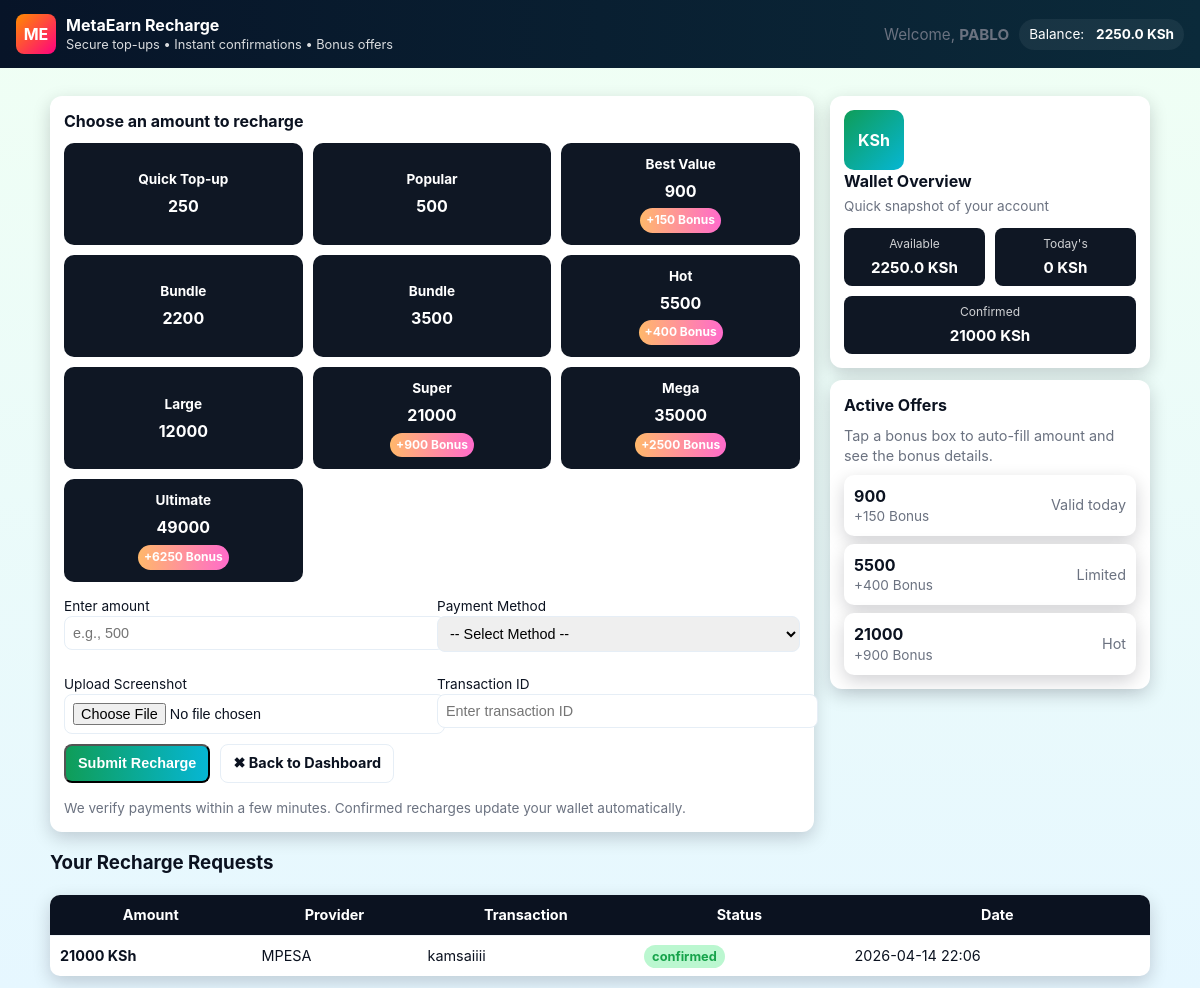
The page /recharge (signed in) on the database its author committed.
### models.py (models this page shows, shortened)
class User(db.Model, UserMixin):
    __tablename__ = "user"
    id = db.Column(db.Integer, primary_key=True)
    email = db.Column(db.String(120), unique=True, nullable=False)
    password = db.Column(db.String(200), nullable=False)
    is_admin = db.Column(db.Boolean, default=False, nullable=False)
    tutorial_seen = db.Column(db.Boolean, default=False, nullable=False)
    wallet_balance = db.Column(db.Float, default=0.0, nullable=False)
    total_views = db.Column(db.Integer, default=0, nullable=False)
    total_earnings = db.Column(db.Float, default=0.0, nullable=False)
    total_withdraw = db.Column(db.Float, default=0.0, nullable=False)
    total_recharge = db.Column(db.Float, default=0.0, nullable=False)
    profile_image = db.Column(db.String(200))
    last_checkin = db.Column(db.DateTime, nullable=True)
    referral_code = db.Column(
        db.String(20),
        unique=True,
        default=lambda: str(uuid.uuid4())[:8],
        nullable=False
    )
    referred_by = db.Column(db.Integer, db.ForeignKey("user.id"), nullable=True)
    referrals = db.relationship("User", backref=db.backref("referrer", remote_side=[id]))
    recharges = db.relationship("Recharge", back_populates="user", lazy=True)
    withdrawals = db.relationship("Withdrawal", back_populates="user", lazy=True)
    purchases = db.relationship("Purchase", back_populates="user", lazy=True)

class Recharge(db.Model):
    __tablename__ = "recharges"
    id = db.Column(db.Integer, primary_key=True, autoincrement=True)
    user_id = db.Column(db.Integer, db.ForeignKey("user.id"), nullable=False)
    amount = db.Column(db.Integer, nullable=False)
    provider = db.Column(db.String(50), nullable=False)
    transaction_id = db.Column(db.String(100), nullable=False)
    screenshot_filename = db.Column(db.String(200))
    status = db.Column(db.String(20), default="pending", nullable=False)
    created_at = db.Column(db.DateTime, default=db.func.now(), nullable=False)
    user = db.relationship("User", back_populates="recharges")

### app.py (the view, shortened to what this page needs)
@app.route("/recharge", methods=["GET", "POST"])
@login_required
def recharge():
    user = current_user
    now = datetime.utcnow()
    last_24h = now - timedelta(hours=24)
    todays_recharge = db.session.query(func.sum(Recharge.amount)).filter(
        Recharge.user_id == user.id,
        Recharge.status == "confirmed",
        Recharge.created_at >= last_24h
    ).scalar() or 0
    total_recharge = db.session.query(func.sum(Recharge.amount)).filter(
        Recharge.user_id == user.id,
        Recharge.status == "confirmed"
    ).scalar() or 0
    recharges = Recharge.query.filter_by(user_id=user.id).order_by(Recharge.created_at.desc()).all()
    return render_template(
        "recharge.html",
        user=user,
        recharges=recharges,
        todays_recharge=todays_recharge,
        total_recharge=total_recharge
    )

### app.py (called while the page is built)
@login_manager.user_loader
def load_user(user_id):
    return User.query.get(int(user_id))

@app.before_request
def restrict_admin_pages():
    if request.path.startswith("/admin"):
        if not current_user.is_authenticated:
            return redirect(url_for("login"))
        if not getattr(current_user, "is_admin", False):
            return "Unauthorized", 403

### templates/recharge.html (shortened to what this page needs)
<!DOCTYPE html>
<html lang="en">
<head>
</head>
<body>
  <header>
    <div class="brand">
      <div class="logo">ME</div>
      <div>
        <h1>MetaEarn Recharge</h1>
        <p>Secure top-ups • Instant confirmations • Bonus offers</p>
      </div>
    </div>
    <div class="header-actions">
      <div class="muted" style="font-size:0.95rem">Welcome, <strong>PABLO</strong></div>
      <div class="user">Balance: <strong style="margin-left:8px">{{ user.wallet_balance }} KSh</strong></div>
    </div>
  </header>
  <main class="wrap">
    <div class="top-row">
      <section class="panel" aria-labelledby="recharge-title">
        <h2 id="recharge-title">Choose an amount to recharge</h2>
        <div class="amount-grid" role="list" aria-label="Predefined recharge amounts">
          <div class="amount-box" role="listitem" tabindex="0" data-amount="250">
            <small>Quick Top-up</small>
            <div>250</div>
          </div>
          <div class="amount-box" role="listitem" tabindex="0" data-amount="500">
            <small>Popular</small>
            <div>500</div>
          </div>
          <div class="amount-box bonus" role="listitem" tabindex="0" data-amount="900" data-bonus="+150 Bonus">
            <small>Best Value</small>
            <div>900</div>
            <div class="bonus-tag">+150 Bonus</div>
          </div>
          <div class="amount-box" role="listitem" tabindex="0" data-amount="2200">
            <small>Bundle</small>
            <div>2200</div>
          </div>
          <div class="amount-box" role="listitem" tabindex="0" data-amount="3500">
            <small>Bundle</small>
            <div>3500</div>
          </div>
          <div class="amount-box bonus" role="listitem" tabindex="0" data-amount="5500" data-bonus="+400 Bonus">
            <small>Hot</small>
            <div>5500</div>
            <div class="bonus-tag">+400 Bonus</div>
          </div>
          <div class="amount-box" role="listitem" tabindex="0" data-amount="12000">
            <small>Large</small>
            <div>12000</div>
          </div>
          <div class="amount-box bonus" role="listitem" tabindex="0" data-amount="21000" data-bonus="+900 Bonus">
            <small>Super</small>
            <div>21000</div>
            <div class="bonus-tag">+900 Bonus</div>
          </div>
          <div class="amount-box bonus" role="listitem" tabindex="0" data-amount="35000" data-bonus="+2500 Bonus">
            <small>Mega</small>
            <div>35000</div>
            <div class="bonus-tag">+2500 Bonus</div>
          </div>
          <div class="amount-box bonus" role="listitem" tabindex="0" data-amount="49000" data-bonus="+6250 Bonus">
            <small>Ultimate</small>
            <div>49000</div>
            <div class="bonus-tag">+6250 Bonus</div>
          </div>
        </div>
        <form id="rechargeForm" action="{{ url_for('recharge') }}" method="post" enctype="multipart/form-data" novalidate>
          <div class="form-row">
            <div>
              <label for="amountInput">Enter amount</label>
              <input id="amountInput" name="amount" type="number" min="1" placeholder="e.g., 500" required />
            </div>
            <div>
              <label for="providerSelect">Payment Method</label>
              <select id="providerSelect" name="provider" required>
                <option value="">-- Select Method --</option>
              </select>
            </div>
          </div>
          <div class="form-row">
            <div>
              <label for="screenshot">Upload Screenshot</label>
              <input id="screenshot" name="screenshot" type="file" accept="image/*" required />
            </div>
            <div>
              <label for="transactionId">Transaction ID</label>
              <input id="transactionId" name="transaction_id" type="text" placeholder="Enter transaction ID" required />
            </div>
          </div>
          <div class="form-footer">
            <button type="submit" class="btn btn-primary">Submit Recharge</button>
            <a href="{{ url_for('dashboard') }}" class="btn btn-ghost" style="text-decoration:none">✖ Back to Dashboard</a>
            <div class="note">We verify payments within a few minutes. Confirmed recharges update your wallet automatically.</div>
          </div>
        </form>
      </section>
      <aside>
        <div class="wallet-card" role="region" aria-label="Wallet overview">
          <div class="wallet-left">
            <div class="wallet-badge">KSh</div>
            <div class="wallet-meta">
              <h3>Wallet Overview</h3>
              <p class="muted">Quick snapshot of your account</p>
            </div>
          </div>
          <div class="wallet-stats">
            <div class="stat">
              <small>Available</small>
              <strong>{{ user.wallet_balance }} KSh</strong>
            </div>
            <div class="stat">
              <small>Today's</small>
              <strong>{{ todays_recharge }} KSh</strong>
            </div>
            <div class="stat">
              <small>Confirmed</small>
              <strong>{{ total_recharge }} KSh</strong>
            </div>
          </div>
        </div>
        <div style="height:12px"></div>
        <div class="panel" aria-labelledby="offers-title">
          <h2 id="offers-title">Active Offers</h2>
          <p class="muted" style="margin:0 0 8px 0">Tap a bonus box to auto-fill amount and see the bonus details.</p>
          <ul style="margin:0;padding:0;list-style:none;display:flex;flex-direction:column;gap:8px">
            <li style="background:#fff;padding:10px;border-radius:10px;box-shadow:var(--shadow);display:flex;justify-content:space-between;align-items:center">
              <div><strong>900</strong><div class="muted" style="font-size:0.85rem">+150 Bonus</div></div>
              <div class="muted">Valid today</div>
            </li>
            <li style="background:#fff;padding:10px;border-radius:10px;box-shadow:var(--shadow);display:flex;justify-content:space-between;align-items:center">
              <div><strong>5500</strong><div class="muted" style="font-size:0.85rem">+400 Bonus</div></div>
              <div class="muted">Limited</div>
            </li>
            <li style="background:#fff;padding:10px;border-radius:10px;box-shadow:var(--shadow);display:flex;justify-content:space-between;align-items:center">
              <div><strong>21000</strong><div class="muted" style="font-size:0.85rem">+900 Bonus</div></div>
              <div class="muted">Hot</div>
            </li>
          </ul>
        </div>
      </aside>
    </div>
    <section class="history" aria-labelledby="history-title">
      <h3 id="history-title">Your Recharge Requests</h3>
      <table class="table" role="table" aria-label="Recharge history">
        <thead>
          <tr>
            <th>Amount</th>
            <th>Provider</th>
            <th>Transaction</th>
            <th>Status</th>
            <th>Date</th>
          </tr>
        </thead>
        <tbody>
          {% if recharges|length == 0 %}
            <tr><td colspan="5" style="text-align:center;padding:18px;color:var(--muted)">No recharge requests yet.</td></tr>
          {% else %}
            {% for r in recharges %}
              <tr role="row">
                <td>
                  <div class="row-flex">
                    <div><strong>{{ r.amount }} KSh</strong></div>
                  </div>
                </td>
                <td>{{ r.provider }}</td>
                <td>{{ r.transaction_id }}</td>
                <td>
                  {% set s = r.status.lower() %}
                  <span class="status {{ s }}">{{ r.status }}</span>
                </td>
                <td>{{ r.created_at.strftime('%Y-%m-%d %H:%M') }}</td>
              </tr>
            {% endfor %}
          {% endif %}
        </tbody>
      </table>
    </section>
  </main>
</body>
</html>

### templates/recharge.html (style rules this page uses)
:root { --bg-1:#f0fff4; --bg-2:#e6f7ff; --card:#ffffff; --muted:#6b7280; --accent-1:#0f9d58; --accent-2:#2196f3; --success:#16a34a; --warning:#f59e0b; --danger:#ef4444; --text:#0b1220; --radius:12px; --shadow:0 6px 18px rgba(2,6,23,0.18); --max-width:1100px; }
html,body { height:100%;margin:0;padding:0 }
body { font-family: Inter,"Segoe UI",Roboto,Arial,sans-serif; background:linear-gradient(180deg,var(--bg-1),var(--bg-2)); color:var(--text); line-height:1.4; }
header { background:linear-gradient(90deg,#071428,#0b2a3a); color:#fff; padding:14px 16px; display:flex;justify-content:space-between;align-items:center; }
.brand { display:flex;align-items:center;gap:10px }
.logo { width:40px;height:40px;border-radius:8px;background:linear-gradient(135deg,#ff8c00,#ff0080); display:flex;align-items:center;justify-content:center;font-weight:700;color:#fff }
.brand h1 { font-size:1rem;margin:0 }
.brand p { margin:0;font-size:0.8rem;color:rgba(255,255,255,0.85) }
.header-actions { display:flex;gap:10px;align-items:center }
.header-actions .user { background:rgba(255,255,255,0.06);padding:6px 10px;border-radius:999px;font-size:0.85rem }
.wrap { max-width:var(--max-width);margin:16px auto;padding:12px }
.top-row { display:grid;grid-template-columns:1fr;gap:16px }
@media (min-width:768px) { .top-row { grid-template-columns:1fr 320px } }
.wallet-card { background:#fff;border-radius:var(--radius);padding:14px;box-shadow:var(--shadow); display:flex;flex-wrap:wrap;gap:12px;align-items:center;justify-content:space-between }
.wallet-badge { width:60px;height:60px;border-radius:10px;background:linear-gradient(135deg,var(--accent-1),#06b6d4); color:#fff;display:flex;align-items:center;justify-content:center;font-weight:700 }
.wallet-meta h3 { margin:0;font-size:1rem }
.wallet-meta p { margin:4px 0 0;color:var(--muted);font-size:0.85rem }
.wallet-stats { display:flex;flex-wrap:wrap;gap:10px }
.stat { background:#0f1724;color:#fff;padding:8px 12px;border-radius:8px;text-align:center;flex:1;min-width:90px }
.stat small { display:block;font-size:0.75rem;color:rgba(255,255,255,0.8) }
.stat strong { display:block;font-size:0.95rem;margin-top:4px }
.panel { background:#fff;border-radius:var(--radius);padding:14px;box-shadow:var(--shadow) }
.panel h2 { margin:0 0 10px;font-size:1rem }
.amount-grid { display:grid;grid-template-columns:repeat(2,1fr);gap:10px;margin-bottom:12px }
@media (min-width:768px) { .amount-grid { grid-template-columns:repeat(3,1fr) } }
.amount-box { background:#0f1724;color:#fff;padding:12px;border-radius:10px;text-align:center;font-weight:700; cursor:pointer;transition:transform .18s;display:flex;flex-direction:column;gap:6px;align-items:center;justify-content:center }
.amount-box small { font-size:0.85rem }
.amount-box .bonus-tag { background:linear-gradient(90deg,#ffb86b,#ff6bcb);padding:4px 6px;border-radius:999px;font-size:0.75rem }
.amount-box.bonus { animation:heartbeat 1.6s infinite }
form .form-row { display:grid;grid-template-columns:1fr;gap:10px;margin-bottom:10px }
@media (min-width:768px) { form .form-row { grid-template-columns:1fr 1fr } }
label { font-size:0.85rem;margin-bottom:4px }
input,select { width:100%;padding:8px;border-radius:8px;border:1px solid #e6eef6;font-size:0.9rem }
.btn { padding:8px 12px;border-radius:8px;font-weight:700;font-size:0.9rem;cursor:pointer }
.btn-primary { background:linear-gradient(90deg,var(--accent-1),#06b6d4);color:#fff }
.btn-ghost { background:transparent;border:1px solid #e6eef6;color:var(--text) }
.form-footer { display:flex;flex-wrap:wrap;gap:10px;margin-top:8px }
.note { font-size:0.85rem;color:var(--muted);margin-top:6px }
.history { margin-top:16px }
.table { width:100%;border-collapse:collapse;border-radius:10px;overflow:hidden;box-shadow:var(--shadow);background:#fff }
.table thead th { padding:10px;background:#0b1220;color:#fff;font-size:0.9rem }
.table tbody td { padding:10px;border-top:1px solid #f1f5f9;font-size:0.9rem;color:#0b1220 }
.status { padding:4px 8px;border-radius:999px;font-weight:700;font-size:0.8rem }
.status.confirmed { background:#bbf7d0;color:var(--success) }
.muted { color:var(--muted);font-size:0.9rem }

### rows shown on the page
User: wallet_balance "2250.0"
Recharge: amount "21000", provider "MPESA", transaction_id "kamsaiiii", status "confirmed", created_at "2026-04-14 22:06"

### other values the page prints
{{ todays_recharge }} "0"
{{ total_recharge }} "21000"
